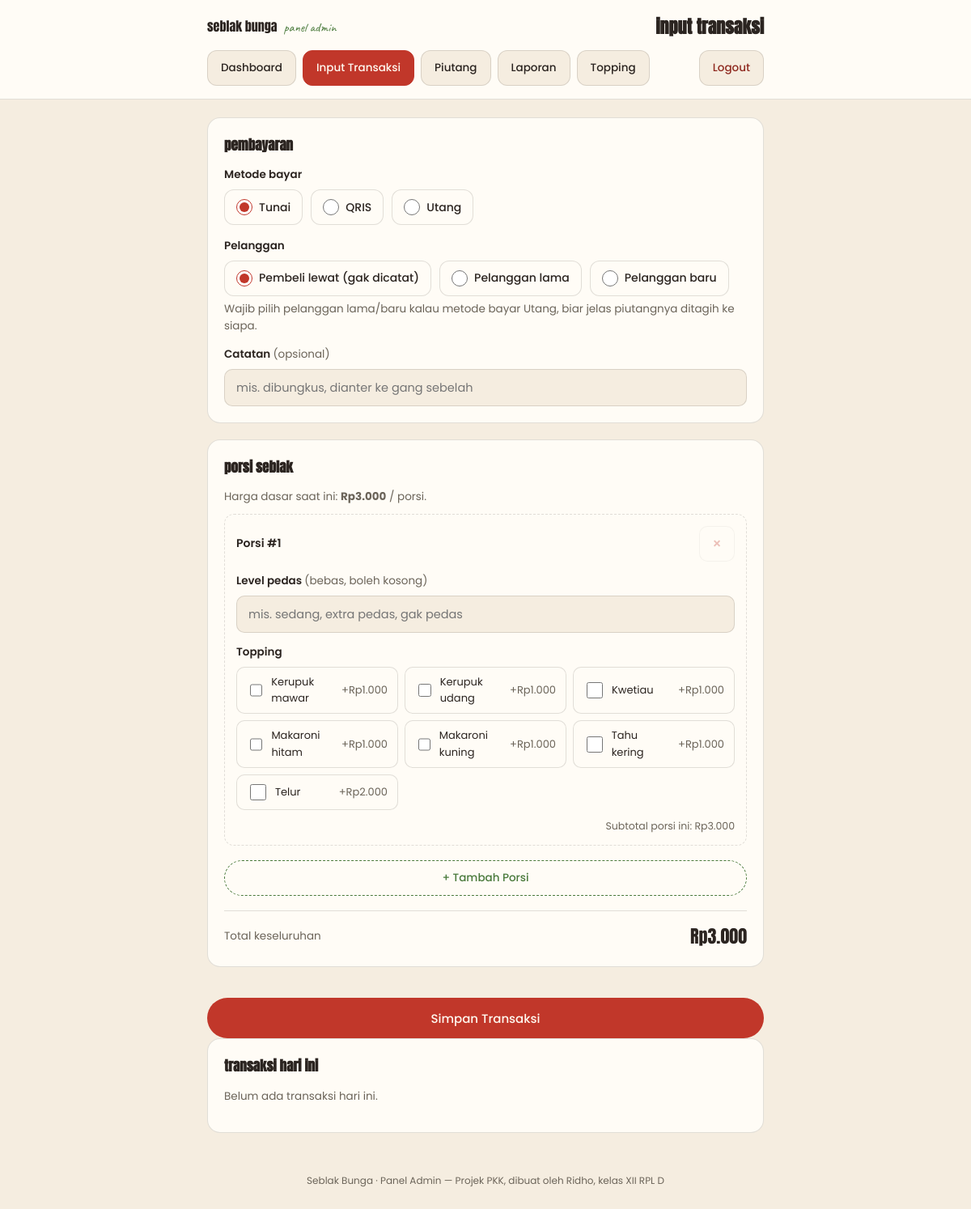
Screenshot of /admin/transaksi.php (signed in) with the database file from the repository.
### tables this page shows
CREATE TABLE `pengaturan` (
  `id` int(11) NOT NULL AUTO_INCREMENT,
  `nama_pengaturan` varchar(50) NOT NULL,
  `nilai` varchar(255) NOT NULL,
  PRIMARY KEY (`id`),
  UNIQUE KEY `nama_pengaturan` (`nama_pengaturan`)
);

CREATE TABLE `topping` (
  `id` int(11) NOT NULL AUTO_INCREMENT,
  `nama_topping` varchar(50) NOT NULL,
  `harga_tambahan` int(11) NOT NULL,
  `status_aktif` tinyint(1) NOT NULL DEFAULT 1,
  PRIMARY KEY (`id`)
);

### admin/transaksi.php (the view, shortened to what this page needs)
<?php
require_once '../config/database.php';
$stmt = $pdo->prepare("SELECT nilai FROM pengaturan WHERE nama_pengaturan = 'harga_dasar_seblak'");
$stmt->execute();
$harga_dasar = (int) $stmt->fetchColumn();
$stmt = $pdo->query("SELECT id, nama_topping, harga_tambahan FROM topping WHERE status_aktif = 1 ORDER BY nama_topping ASC");
$toppings = $stmt->fetchAll();
$old = [
    'metode_bayar'   => 'tunai',
    'pelanggan_mode' => 'none',
    'id_pelanggan'   => '',
    'pelanggan_nama' => '',
    'pelanggan_hp'   => '',
    'catatan'        => '',
    'item'           => [['level_pedas' => '', 'topping' => []]],
];
$stmt = $pdo->query("
    SELECT t.kode_transaksi, t.tanggal, t.metode_bayar, t.status_bayar, t.total_bayar,
           p.nama AS nama_pelanggan
    FROM transaksi t
    LEFT JOIN pelanggan p ON p.id = t.id_pelanggan
    WHERE DATE(t.tanggal) = CURDATE()
    ORDER BY t.id DESC
");
$transaksiHariIni = $stmt->fetchAll();
function renderItemRow($index, array $data, array $toppings, array $selectedToppingIds): string {
    ?>
    <div class="item-row" data-index="<?= htmlspecialchars((string) $index) ?>">
      <div class="item-row-head">
        <span class="item-row-title">Porsi #<span class="item-no">1</span></span>
        <button type="button" class="btn-remove-item" title="Hapus porsi ini">&times;</button>
      </div>
      <label>Level pedas <span class="opt">(bebas, boleh kosong)</span></label>
      <input type="text" name="item[<?= $index ?>][level_pedas]" maxlength="50"
             value="<?= htmlspecialchars($data['level_pedas'] ?? '') ?>"
             placeholder="mis. sedang, extra pedas, gak pedas">
      <label>Topping</label>
      <div class="topping-check-grid">
        <?php foreach ($toppings as $t): ?>
          <label class="topping-check">
            <input type="checkbox" name="item[<?= $index ?>][topping][]" value="<?= (int) $t['id'] ?>"
                   data-harga="<?= (int) $t['harga_tambahan'] ?>"
                   <?= in_array((int) $t['id'], $selectedToppingIds, true) ? 'checked' : '' ?>>
            <?= htmlspecialchars($t['nama_topping']) ?>
            <span class="tp-add">+Rp<?= number_format((int) $t['harga_tambahan'], 0, ',', '.') ?></span>
          </label>
        <?php endforeach; ?>
      </div>
      <div class="item-subtotal">Subtotal porsi ini: Rp<span class="subtotal-value">0</span></div>
    </div>
    <?php
    return ob_get_clean();
}
$itemRowsHtml = '';
foreach ($old['item'] as $i => $itemData) {
    $selected = array_map('intval', $itemData['topping'] ?? []);
    $itemRowsHtml .= renderItemRow($i, $itemData, $toppings, $selected);
}
require_once '../includes/admin-header.php';
?>
  <form method="POST" action="transaksi.php" id="form-transaksi">
    <div class="card">
      <h2>pembayaran</h2>
      <label>Metode bayar</label>
      <div class="radio-group">
        <?php foreach (['tunai' => 'Tunai', 'qris' => 'QRIS', 'utang' => 'Utang'] as $val => $lbl): ?>
          <label>
            <input type="radio" name="metode_bayar" value="<?= $val ?>" <?= $old['metode_bayar'] === $val ? 'checked' : '' ?>>
            <?= $lbl ?>
          </label>
        <?php endforeach; ?>
      </div>
      <label style="margin-top:16px;">Pelanggan</label>
      <div class="radio-group">
        <label><input type="radio" name="pelanggan_mode" value="none" <?= $old['pelanggan_mode'] === 'none' ? 'checked' : '' ?>> Pembeli lewat (gak dicatat)</label>
        <label><input type="radio" name="pelanggan_mode" value="existing" <?= $old['pelanggan_mode'] === 'existing' ? 'checked' : '' ?>> Pelanggan lama</label>
        <label><input type="radio" name="pelanggan_mode" value="baru" <?= $old['pelanggan_mode'] === 'baru' ? 'checked' : '' ?>> Pelanggan baru</label>
      </div>
      <p class="empty-note" style="margin:6px 0 0;">Wajib pilih pelanggan lama/baru kalau metode bayar Utang, biar jelas piutangnya ditagih ke siapa.</p>
      <label>Catatan <span class="opt">(opsional)</span></label>
      <input type="text" name="catatan" maxlength="255" value="<?= htmlspecialchars($old['catatan']) ?>" placeholder="mis. dibungkus, dianter ke gang sebelah">
    </div>
    <div class="card">
      <h2>porsi seblak</h2>
      <p class="empty-note" style="margin:0 0 10px;">Harga dasar saat ini: <strong>Rp<?= number_format($harga_dasar, 0, ',', '.') ?></strong> / porsi.</p>
      <div id="items-container"><?= $itemRowsHtml ?></div>
      <button type="button" class="btn-add-item" id="btn-add-item">+ Tambah Porsi</button>
      <div class="grand-total">
        <span class="gt-label">Total keseluruhan</span>
        <span class="gt-value">Rp<span id="grand-total-value">0</span></span>
      </div>
    </div>
    <button type="submit" class="btn-primary" style="margin-top:18px;">Simpan Transaksi</button>
  </form>
  <div class="card">
    <h2>transaksi hari ini</h2>
    <?php if (!$transaksiHariIni): ?>
      <p class="empty-note">Belum ada transaksi hari ini.</p>
    <?php endif; ?>
  </div>
<?php require_once '../includes/admin-footer.php'; ?>

### rows the page displays
pengaturan: nilai "3.000"
topping: nama_topping "Kerupuk mawar", harga_tambahan "1.000"
topping: nama_topping "Kerupuk udang", harga_tambahan "1.000"
topping: nama_topping "Kwetiau", harga_tambahan "1.000"
topping: nama_topping "Makaroni hitam", harga_tambahan "1.000"
topping: nama_topping "Makaroni kuning", harga_tambahan "1.000"
topping: nama_topping "Tahu kering", harga_tambahan "1.000"
topping: nama_topping "Telur", harga_tambahan "2.000"

### other values shown
$page_title ?: 'admin' "input transaksi"
$lbl "Tunai"
$lbl "QRIS"
$lbl "Utang"
